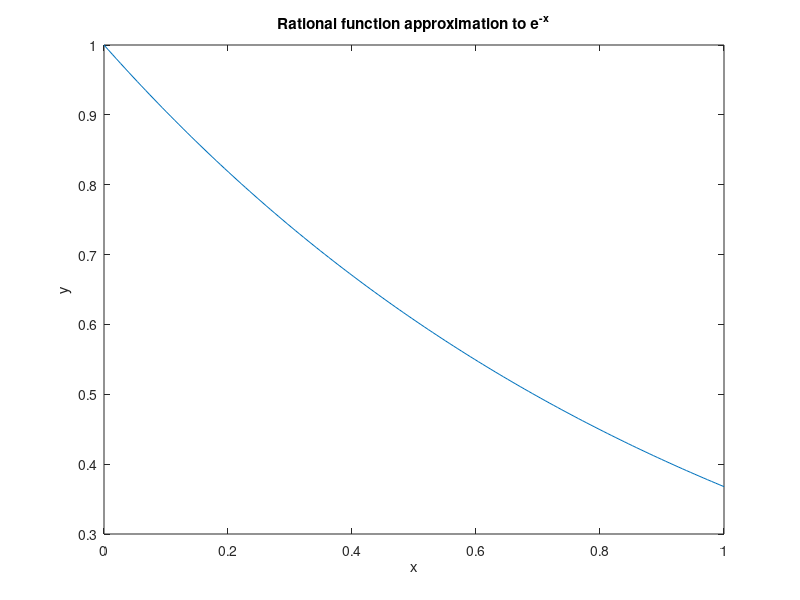

The MATLAB script that drew this image:
n = 150;
x = linspace(0,1,n);
y = zeros(1,n);
for k = 1:n
    y(k) = (1-(3/5)*x(k)+(3/20)*x(k)^2 -(x(k)/60)*x(k)^2)/(1+(2/5)*x(k)+(1/20)*x(k)^2)
end
plot(x,y)
xlabel('x'), ylabel('y');
title('Rational function approximation to e^{-x}')
